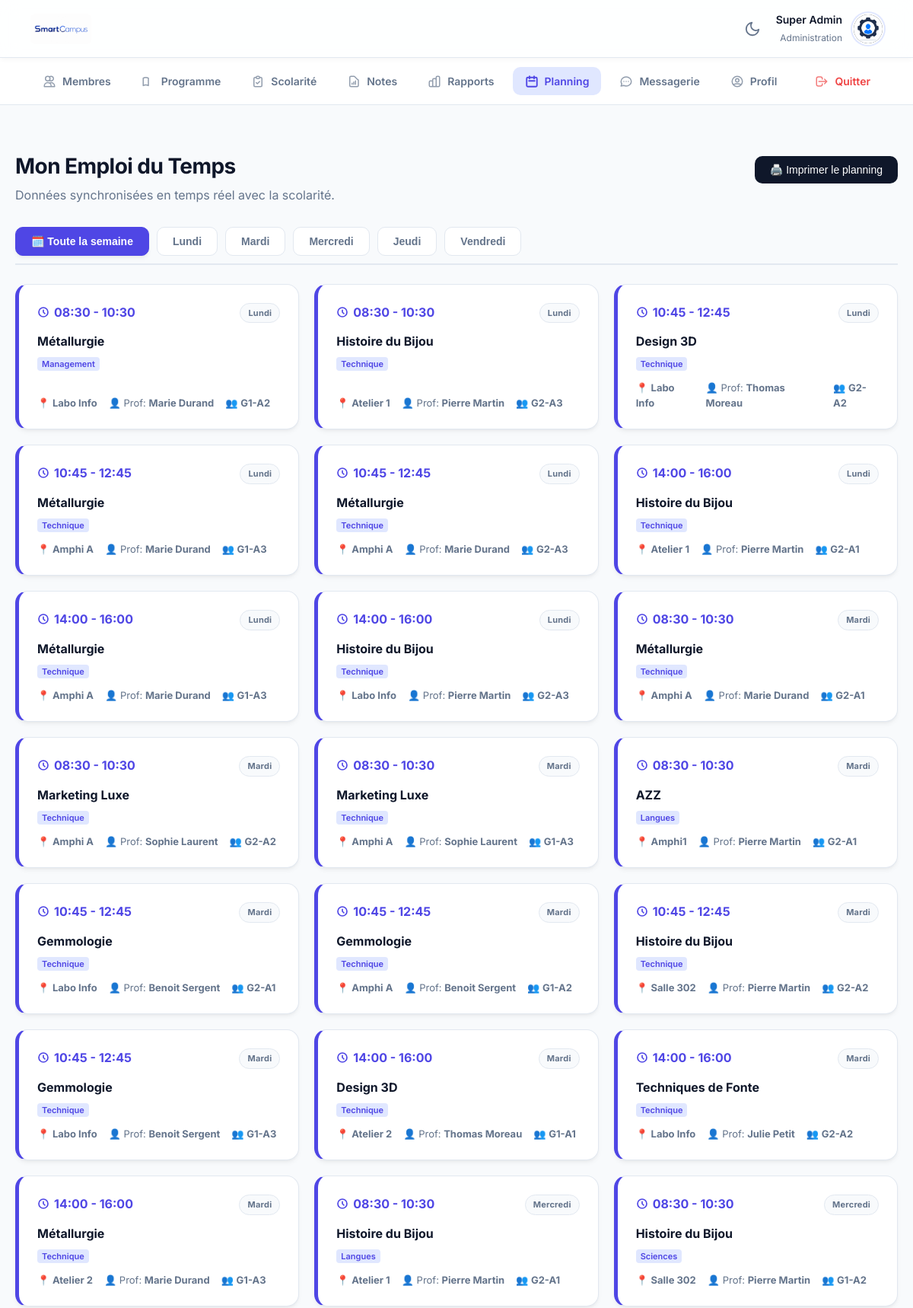
/planning.php (signed in, upper part), run on the app's committed database.
### tables this page shows
CREATE TABLE utilisateurs (
        id INTEGER PRIMARY KEY AUTOINCREMENT,
        prenom TEXT NOT NULL,
        nom TEXT NOT NULL,
        email TEXT UNIQUE NOT NULL,
        role TEXT CHECK(role IN ('etudiant', 'professeur', 'administrateur')) NOT NULL,
        mot_de_passe_hash TEXT NOT NULL,
        statut_compte TEXT DEFAULT 'actif',
        groupe_id INTEGER,
        FOREIGN KEY(groupe_id) REFERENCES groupes(id) ON DELETE SET NULL
    );

CREATE TABLE cours (
        id INTEGER PRIMARY KEY AUTOINCREMENT,
        titre TEXT NOT NULL,
        categorie TEXT NOT NULL,
        description TEXT,
        groupe_id INTEGER,
        professeur_id INTEGER, jour VARCHAR(20) DEFAULT 'Lundi', heure_debut VARCHAR(10) DEFAULT '08:30', heure_fin VARCHAR(10) DEFAULT '10:30', salle VARCHAR(50) DEFAULT 'Non assignée',
        FOREIGN KEY(groupe_id) REFERENCES groupes(id) ON DELETE CASCADE,
        FOREIGN KEY(professeur_id) REFERENCES utilisateurs(id) ON DELETE SET NULL
    );

CREATE TABLE groupes (
        id INTEGER PRIMARY KEY AUTOINCREMENT,
        nom TEXT NOT NULL UNIQUE
    );

### planning.php (the view, shortened to what this page needs)
<?php
require_once 'db.php';
$mon_id = $_SESSION['utilisateur_id'];
$mon_role = $_SESSION['role'];
$order_sql = "
    ORDER BY
    CASE c.jour
        WHEN 'Lundi' THEN 1
        WHEN 'Mardi' THEN 2
        WHEN 'Mercredi' THEN 3
        WHEN 'Jeudi' THEN 4
        WHEN 'Vendredi' THEN 5
        ELSE 6
    END,
    c.heure_debut ASC
";
if ($mon_role === 'etudiant') {
    $stmt_plan = $db->prepare("
        SELECT c.*, u.nom as prof_nom, u.prenom as prof_prenom, g.nom as classe_nom
        FROM cours c
        LEFT JOIN utilisateurs u ON c.professeur_id = u.id
        JOIN groupes g ON c.groupe_id = g.id
        WHERE c.groupe_id = (SELECT groupe_id FROM utilisateurs WHERE id = ?)
        " . $order_sql . "
    ");
    $stmt_plan->execute([$mon_id]);
} else {
    $stmt_plan = $db->prepare("
        SELECT c.*, u.nom as prof_nom, u.prenom as prof_prenom, g.nom as classe_nom
        FROM cours c
        LEFT JOIN utilisateurs u ON c.professeur_id = u.id
        JOIN groupes g ON c.groupe_id = g.id
        " . $order_sql . "
    ");
    $stmt_plan->execute();
}
$tous_les_cours = $stmt_plan->fetchAll(PDO::FETCH_ASSOC);
?>
<!DOCTYPE html>
<html lang="fr">
<head>
    <link rel="stylesheet" href="style.css">
</head>
<body>
    <?php include 'menu.php'; ?>
    <div class="container">
        <div style="display:flex; justify-content:space-between; align-items:center; margin-bottom:30px;">
            <div>
                <h1>Mon Emploi du Temps</h1>
                <p style="color:var(--text-muted); margin:0;">Données synchronisées en temps réel avec la scolarité.</p>
            </div>
            <button class="btn-action" onclick="window.print()" style="background-color:var(--text-main);">🖨️ Imprimer le planning</button>
        </div>
        <div class="tabs-container">
            <button class="tab-btn active" onclick="filtrerJour('Tous')">🗓️ Toute la semaine</button>
            <button class="tab-btn" onclick="filtrerJour('Lundi')">Lundi</button>
            <button class="tab-btn" onclick="filtrerJour('Mardi')">Mardi</button>
            <button class="tab-btn" onclick="filtrerJour('Mercredi')">Mercredi</button>
            <button class="tab-btn" onclick="filtrerJour('Jeudi')">Jeudi</button>
            <button class="tab-btn" onclick="filtrerJour('Vendredi')">Vendredi</button>
        </div>
        <?php if (empty($tous_les_cours)): ?>
            <div class="card" style="text-align:center; padding:40px; color:var(--text-muted);">
                Aucun cours programmé dans votre calendrier actuellement.
            </div>
        <?php else: ?>
            <div class="planning-grid" id="planningGrid">
                <?php foreach($tous_les_cours as $c): ?>
                    <div class="card agenda-card" data-jour="<?= htmlspecialchars($c['jour'] ?? 'Lundi') ?>">
                        <div>
                            <div style="display:flex; justify-content:space-between; align-items:start;">
                                <div class="agenda-time">
                                    <svg xmlns="http://www.w3.org/2000/svg" width="16" height="16" fill="none" viewBox="0 0 24 24" stroke="currentColor" stroke-width="2.5">
                                        <path stroke-linecap="round" stroke-linejoin="round" d="M12 8v4l3 3m6-3a9 9 0 11-18 0 9 9 0 0118 0z" />
                                    </svg>
                                    <?= htmlspecialchars(substr($c['heure_debut'] ?? '00:00', 0, 5)) ?> - <?= htmlspecialchars(substr($c['heure_fin'] ?? '00:00', 0, 5)) ?>
                                </div>
                                <span class="badge badge-neutral" style="font-size:11px; font-weight:700;">
                                    <?= htmlspecialchars($c['jour'] ?? 'Lundi') ?>
                                </span>
                            </div>
                            <h3 style="margin:12px 0 4px 0; font-size:16px; font-weight:700; color:var(--text-main);">
                                <?= htmlspecialchars($c['titre']) ?>
                            </h3>
                            <span style="font-size:11px; font-weight:600; color:var(--primary); background:var(--primary-light); padding:2px 6px; border-radius:4px;">
                                <?= htmlspecialchars($c['categorie'] ?? 'Général') ?>
                            </span>
                        </div>
                        <div>
                            <div class="agenda-meta">
                                <span>📍 <strong><?= htmlspecialchars($c['salle'] ?? 'Non assignée') ?></strong></span>
                                <?php if ($mon_role === 'professeur'): ?>
                                    <span>👥 Classe: <strong><?= htmlspecialchars($c['classe_nom'] ?? '-') ?></strong></span>
                                <?php else:  ?>
                                    <span>👤 Prof: <strong><?= htmlspecialchars(trim(($c['prof_prenom'] ?? '') . ' ' . ($c['prof_nom'] ?? 'Enseignant'))) ?></strong></span>
                                    <?php if ($mon_role === 'administrateur'): ?>
                                        <span>👥 <strong><?= htmlspecialchars($c['classe_nom'] ?? '-') ?></strong></span>
                                    <?php endif; ?>
                                <?php endif; ?>
                            </div>
                        </div>
                    </div>
                <?php endforeach; ?>
            </div>
        <?php endif; ?>
    </div>
</body>
</html>

### menu.php (shortened to what this page needs)
<?php
require_once 'db.php';
$mon_id = $_SESSION['utilisateur_id'];
$mon_role = $_SESSION['role'];
$stmt_menu = $db->prepare("SELECT u.*, g.nom as nom_groupe FROM utilisateurs u LEFT JOIN groupes g ON u.groupe_id = g.id WHERE u.id = ?");
$stmt_menu->execute([$mon_id]);
$user_menu = $stmt_menu->fetch(PDO::FETCH_ASSOC);
$initiales_menu = strtoupper(substr($user_menu['prenom'], 0, 1) . substr($user_menu['nom'], 0, 1));
$avatar_menu_url = null;
$search_avatar_menu = glob("uploads/avatars/avatar_" . $mon_id . ".*");
if (!empty($search_avatar_menu)) { $avatar_menu_url = $search_avatar_menu[0]; }
$stmt_unread_menu = $db->prepare("SELECT COUNT(*) FROM messages WHERE destinataire_id = ? AND lu = 0");
$stmt_unread_menu->execute([$mon_id]);
$messages_non_lus_menu = $stmt_unread_menu->fetchColumn();
$current_page = basename($_SERVER['PHP_SELF']);
?>
<header class="top-bar">
    <img src="images/logo.jpg" alt="SmartCampus" onerror="this.src='https://via.placeholder.com/120x45?text=SmartCampus'">
   <div class="user-widget">
    <button id="theme-toggle" style="background: transparent; border: none; cursor: pointer; color: var(--text-muted); padding: 5px; display: flex; align-items: center;" title="Changer le thème">
        <svg id="theme-icon" width="22" height="22" fill="none" viewBox="0 0 24 24" stroke="currentColor" stroke-width="2">
            <path stroke-linecap="round" stroke-linejoin="round" d="M21 12.79A9 9 0 1111.21 3 7 7 0 0021 12.79z" />
        </svg>
    </button>
    <div class="user-widget-info" style="text-align: right;">
            <strong style="color:var(--text-main); font-size:14px;"><?= htmlspecialchars($user_menu['prenom'] . ' ' . $user_menu['nom']) ?></strong>
            <span style="font-size:12px; color:var(--text-muted);">
                <?php
                if ($mon_role === 'administrateur') echo 'Administration';
                elseif ($mon_role === 'professeur') echo 'Corps Enseignant';
                else echo htmlspecialchars($user_menu['nom_groupe'] ?? 'Étudiant');
                ?>
            </span>
        </div>
        <div class="avatar-small" <?= $mon_role === 'administrateur' ? 'style="background: #1e293b;"' : '' ?>>
            <?php if ($avatar_menu_url): ?><img src="<?= $avatar_menu_url ?>" alt="Profil"><?php else: ?><?= $initiales_menu ?><?php endif; ?>
        </div>
    </div>
</header>
<nav class="top-nav">
    <?php if ($mon_role === 'administrateur'): ?>
        <a href="dashboard_administrateur.php" class="<?= $current_page === 'dashboard_administrateur.php' ? 'active' : '' ?>">
            <svg fill="none" viewBox="0 0 24 24" stroke="currentColor" stroke-width="2"><path stroke-linecap="round" stroke-linejoin="round" d="M12 4.354a4 4 0 110 5.292M15 21H3v-1a6 6 0 0112 0v1zm0 0h6v-1a6 6 0 00-9-5.197M13 7a4 4 0 11-8 0 4 4 0 018 0z" /></svg> Membres
        </a>
        <a href="gestion_cours.php" class="<?= $current_page === 'gestion_cours.php' ? 'active' : '' ?>">
            <svg fill="none" viewBox="0 0 24 24" stroke="currentColor" stroke-width="2"><path stroke-linecap="round" stroke-linejoin="round" d="M12 6.253v13m0-13C10.832 5.477 9.246 5 7.5 5S4.168 5.477 3 6.253v13C4.168 18.477 5.754 18 7.5 18s3.332.477 4.5 1.253" /></svg> Programme
        </a>
        <a href="gestion_absences.php" class="<?= $current_page === 'gestion_absences.php' ? 'active' : '' ?>">
            <svg fill="none" viewBox="0 0 24 24" stroke="currentColor" stroke-width="2"><path stroke-linecap="round" stroke-linejoin="round" d="M9 5H7a2 2 0 00-2 2v12a2 2 0 002 2h10a2 2 0 002-2V7a2 2 0 00-2-2h-2M9 5a2 2 0 002 2h2a2 2 0 002-2M9 5a2 2 0 012-2h2a2 2 0 012 2m-6 9l2 2 4-4" /></svg> Scolarité
        </a>
        <a href="notes_admin.php" class="<?= $current_page === 'notes_admin.php' ? 'active' : '' ?>">
            <svg fill="none" viewBox="0 0 24 24" stroke="currentColor" stroke-width="2">
                <path stroke-linecap="round" stroke-linejoin="round" d="M9 17v-2m3 2v-4m3 4v-6m2 10H7a2 2 0 01-2-2V5a2 2 0 012-2h5.586a1 1 0 01.707.293l5.414 5.414A1 1 0 0120 9.414V19a2 2 0 01-2 2z" />
            </svg> Notes
        </a>
        <a href="rapports_admin.php" class="<?= $current_page === 'rapports_admin.php' ? 'active' : '' ?>">
            Rapports
        </a>
    <?php endif; ?>
    <a href="planning.php" class="<?= $current_page === 'planning.php' ? 'active' : '' ?>">
        <svg fill="none" viewBox="0 0 24 24" stroke="currentColor" stroke-width="2"><path stroke-linecap="round" stroke-linejoin="round" d="M8 7V3m8 4V3m-9 8h10M5 21h14a2 2 0 002-2V7a2 2 0 00-2-2H5a2 2 0 00-2 2v12a2 2 0 002 2z" /></svg> Planning
    </a>
    <a href="messagerie.php" class="<?= $current_page === 'messagerie.php' ? 'active' : '' ?>">
        <svg fill="none" viewBox="0 0 24 24" stroke="currentColor" stroke-width="2"><path stroke-linecap="round" stroke-linejoin="round" d="M8 12h.01M12 12h.01M16 12h.01M21 12c0 4.418-4.03 8-9 8a9.863 9.863 0 01-4.255-.949L3 20l1.395-3.72C3.512 15.042 3 13.574 3 12c0-4.418 4.03-8 9-8s9 3.582 9 8z" /></svg>
        Messagerie <?php if ($messages_non_lus_menu > 0): ?><span class="notification-badge"><?= $messages_non_lus_menu ?></span><?php endif; ?>
    </a>
    <a href="profil.php" class="<?= $current_page === 'profil.php' ? 'active' : '' ?>">
        <svg fill="none" viewBox="0 0 24 24" stroke="currentColor" stroke-width="2"><path stroke-linecap="round" stroke-linejoin="round" d="M5.121 17.804A13.937 13.937 0 0112 16c2.5 0 4.847.655 6.879 1.804M15 10a3 3 0 11-6 0 3 3 0 016 0zm6 2a9 9 0 11-18 0 9 9 0 0118 0z" /></svg> Profil
    </a>
    <a href="deconnexion.php" style="color: var(--danger); margin-left: auto;">
        <svg fill="none" viewBox="0 0 24 24" stroke="currentColor" stroke-width="2"><path stroke-linecap="round" stroke-linejoin="round" d="M17 16l4-4m0 0l-4-4m4 4H7m6 4v1a3 3 0 01-3 3H6a3 3 0 01-3-3V7a3 3 0 013-3h4a3 3 0 013 3v1" /></svg> Quitter
    </a>
</nav>

### style.css (style rules this page uses)
:root { --primary: #4f46e5; --primary-hover: #4338ca; --primary-light: #e0e7ff; --bg-body: #f8fafc; --surface: #ffffff; --text-main: #0f172a; --text-muted: #64748b; --border: #e2e8f0; --success: #10b981; --success-bg: #d1fae5; --danger: #ef4444; --danger-bg: #fee2e2; --warning: #f59e0b; --radius-md: 10px; --radius-lg: 16px; --shadow-sm: 0 1px 2px 0 rgb(0 0 0 / 0.05); --shadow-md: 0 4px 6px -1px rgb(0 0 0 / 0.05), 0 2px 4px -2px rgb(0 0 0 / 0.05); --shadow-hover: 0 10px 15px -3px rgb(0 0 0 / 0.08), 0 4px 6px -4px rgb(0 0 0 / 0.04); --transition: all 0.25s ease; }
body { font-family: 'Inter', sans-serif; background-color: var(--bg-body); color: var(--text-main); margin: 0; padding: 0; line-height: 1.5; }
h1 { font-size: 28px; font-weight: 700; margin-bottom: 5px; letter-spacing: -0.02em; }
a { text-decoration: none; transition: var(--transition); }
.top-bar { display: flex; justify-content: space-between; align-items: center; padding: 15px 40px; position: sticky; top: 0; z-index: 1000; background: var(--header-bg, rgba(255, 255, 255, 0.85)); backdrop-filter: blur(12px); -webkit-backdrop-filter: blur(12px); border-bottom: 1px solid var(--border); box-shadow: 0 4px 6px -1px rgba(0, 0, 0, 0.03); }
.top-bar img { height: 40px; border-radius: 6px; }
.user-widget { display: flex; align-items: center; gap: 15px; }
.user-widget-info strong { display: block; font-size: 14px; font-weight: 600; }
.user-widget-info span { font-size: 12px; color: var(--text-muted); }
.avatar-small { width: 38px; height: 38px; border-radius: 50%; background: var(--primary); color: white; display: flex; align-items: center; justify-content: center; font-weight: 600; font-size: 14px; overflow: hidden; box-shadow: 0 0 0 2px var(--surface), 0 0 0 4px var(--primary-light); }
.avatar-small img { width: 100%; height: 100%; object-fit: cover; }
.top-nav { display: flex; gap: 8px; padding: 12px 40px; background-color: var(--surface); border-bottom: 1px solid var(--border); overflow-x: auto; }
.top-nav a { display: inline-flex; align-items: center; gap: 8px; text-decoration: none; color: var(--text-muted); font-weight: 600; font-size: 14px; padding: 8px 16px; border-radius: var(--radius-md); transition: all 0.2s ease; }
.top-nav a svg { width: 18px; height: 18px; opacity: 0.7; transition: opacity 0.2s ease; }
.top-nav a.active { background-color: var(--primary-light); color: var(--primary); }
.top-nav a.active svg { opacity: 1; stroke-width: 2.5px; }
.container { max-width: 1200px; margin: 40px auto; padding: 0 20px; }
.card { background: var(--surface); border: 1px solid var(--border); border-radius: var(--radius-lg); box-shadow: var(--shadow-md); padding: 24px; min-width: 0; transition: var(--transition); }
.btn-action { background: var(--primary); color: white; border: none; padding: 10px 20px; border-radius: var(--radius-md); cursor: pointer; font-weight: 500; font-size: 14px; transition: var(--transition); display: inline-flex; align-items: center; justify-content: center; }
.badge { padding: 4px 10px; border-radius: 20px; font-size: 12px; font-weight: 600; display: inline-block; letter-spacing: 0.02em; }
.badge-neutral { background: var(--bg-body); color: var(--text-muted); border: 1px solid var(--border); }

### planning.php (style rules this page uses)
.tabs-container { display: flex; gap: 10px; margin-bottom: 25px; border-bottom: 2px solid var(--border); padding-bottom: 10px; }
.tab-btn { padding: 10px 20px; border-radius: var(--radius-md); font-weight: 600; font-size: 14px; background: white; border: 1px solid var(--border); cursor: pointer; color: var(--text-muted); transition: var(--transition); }
.tab-btn:hover, .tab-btn.active { background: var(--primary); color: white; border-color: var(--primary); box-shadow: var(--shadow-md); }
.planning-grid { display: grid; grid-template-columns: repeat(auto-fill, minmax(320px, 1fr)); gap: 20px; }
.agenda-card { border-left: 5px solid var(--primary); display: flex; flex-direction: column; justify-content: space-between; }
.agenda-time { font-size: 16px; font-weight: 700; color: var(--primary); display: flex; align-items: center; gap: 6px; }
.agenda-meta { font-size: 13px; color: var(--text-muted); margin-top: 12px; display: flex; gap: 15px; }

### data on the page
utilisateurs: prenom+nom "Super Admin"
cours: heure_debut "08:30", heure_fin "10:30", jour "Lundi", titre "Métallurgie", categorie "Management", salle "Labo Info", professeur.nom "Marie Durand", groupe.nom "G1-A2"
cours: heure_debut "08:30", heure_fin "10:30", jour "Lundi", titre "Histoire du Bijou", categorie "Technique", salle "Atelier 1", professeur.nom "Pierre Martin", groupe.nom "G2-A3"
cours: heure_debut "10:45", heure_fin "12:45", jour "Lundi", titre "Design 3D", categorie "Technique", salle "Labo Info", professeur.nom "Thomas Moreau", groupe.nom "G2-A2"
cours: heure_debut "10:45", heure_fin "12:45", jour "Lundi", titre "Métallurgie", categorie "Technique", salle "Amphi A", professeur.nom "Marie Durand", groupe.nom "G1-A3"
cours: heure_debut "10:45", heure_fin "12:45", jour "Lundi", titre "Métallurgie", categorie "Technique", salle "Amphi A", professeur.nom "Marie Durand", groupe.nom "G2-A3"
cours: heure_debut "14:00", heure_fin "16:00", jour "Lundi", titre "Histoire du Bijou", categorie "Technique", salle "Atelier 1", professeur.nom "Pierre Martin", groupe.nom "G2-A1"
cours: heure_debut "14:00", heure_fin "16:00", jour "Lundi", titre "Métallurgie", categorie "Technique", salle "Amphi A", professeur.nom "Marie Durand", groupe.nom "G1-A3"
cours: heure_debut "14:00", heure_fin "16:00", jour "Lundi", titre "Histoire du Bijou", categorie "Technique", salle "Labo Info", professeur.nom "Pierre Martin", groupe.nom "G2-A3"
cours: heure_debut "08:30", heure_fin "10:30", jour "Mardi", titre "Métallurgie", categorie "Technique", salle "Amphi A", professeur.nom "Marie Durand", groupe.nom "G2-A1"
cours: heure_debut "08:30", heure_fin "10:30", jour "Mardi", titre "Marketing Luxe", categorie "Technique", salle "Amphi A", professeur.nom "Sophie Laurent", groupe.nom "G2-A2"
cours: heure_debut "08:30", heure_fin "10:30", jour "Mardi", titre "Marketing Luxe", categorie "Technique", salle "Amphi A", professeur.nom "Sophie Laurent", groupe.nom "G1-A3"
cours: heure_debut "08:30", heure_fin "10:30", jour "Mardi", titre "AZZ", categorie "Langues", salle "Amphi1", professeur.nom "Pierre Martin", groupe.nom "G2-A1"
cours: heure_debut "10:45", heure_fin "12:45", jour "Mardi", titre "Gemmologie", categorie "Technique", salle "Labo Info", professeur.nom "Benoit Sergent", groupe.nom "G2-A1"
cours: heure_debut "10:45", heure_fin "12:45", jour "Mardi", titre "Gemmologie", categorie "Technique", salle "Amphi A", professeur.nom "Benoit Sergent", groupe.nom "G1-A2"
cours: heure_debut "10:45", heure_fin "12:45", jour "Mardi", titre "Histoire du Bijou", categorie "Technique", salle "Salle 302", professeur.nom "Pierre Martin", groupe.nom "G2-A2"
cours: heure_debut "10:45", heure_fin "12:45", jour "Mardi", titre "Gemmologie", categorie "Technique", salle "Labo Info", professeur.nom "Benoit Sergent", groupe.nom "G1-A3"
cours: heure_debut "14:00", heure_fin "16:00", jour "Mardi", titre "Design 3D", categorie "Technique", salle "Atelier 2", professeur.nom "Thomas Moreau", groupe.nom "G1-A1"
cours: heure_debut "14:00", heure_fin "16:00", jour "Mardi", titre "Techniques de Fonte", categorie "Technique", salle "Labo Info", professeur.nom "Julie Petit", groupe.nom "G2-A2"
cours: heure_debut "14:00", heure_fin "16:00", jour "Mardi", titre "Métallurgie", categorie "Technique", salle "Atelier 2", professeur.nom "Marie Durand", groupe.nom "G1-A3"
cours: heure_debut "08:30", heure_fin "10:30", jour "Mercredi", titre "Histoire du Bijou", categorie "Langues", salle "Atelier 1", professeur.nom "Pierre Martin", groupe.nom "G2-A1"
cours: heure_debut "08:30", heure_fin "10:30", jour "Mercredi", titre "Histoire du Bijou", categorie "Sciences", salle "Salle 302", professeur.nom "Pierre Martin", groupe.nom "G1-A2"
